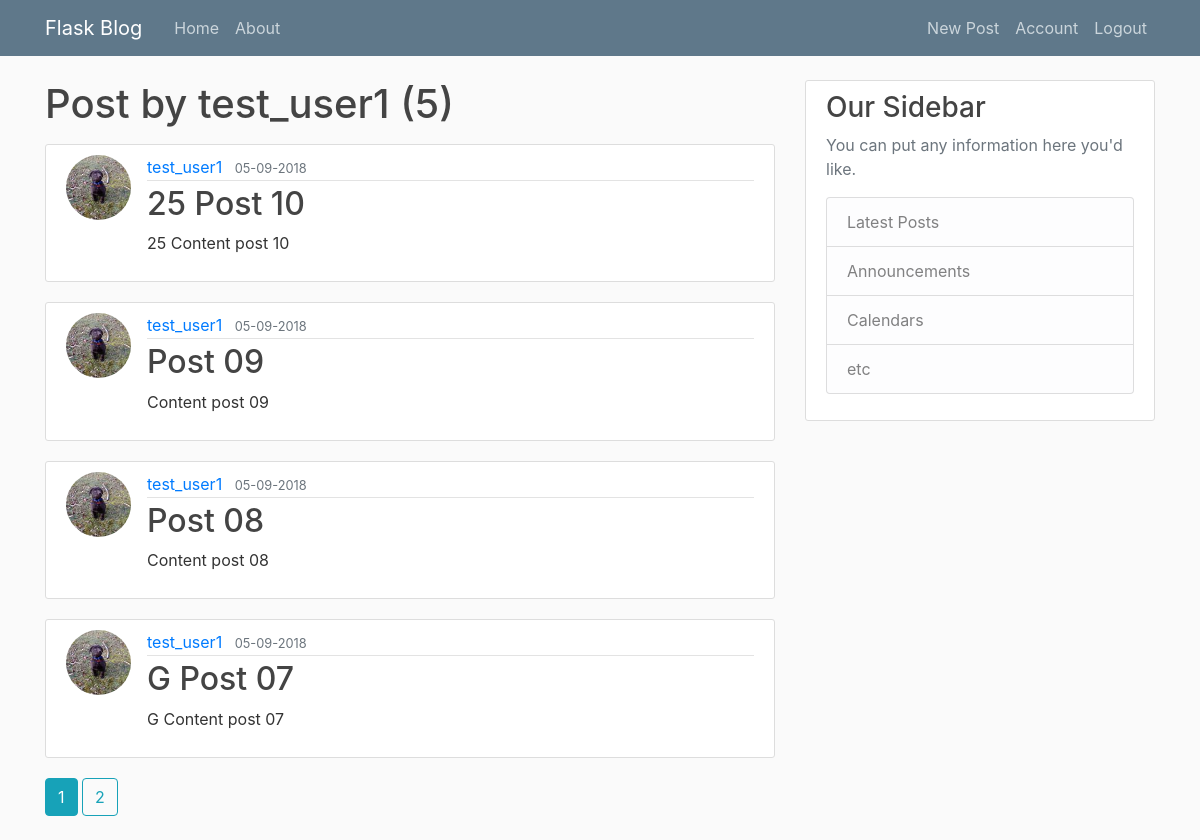
Screenshot of /user/test_user1 (signed in) with the database file from the repository.
### flaskblog/models.py (models this page shows, shortened)
class User(db.Model, UserMixin):
    id = db.Column(db.Integer, primary_key=True)
    username = db.Column(db.String(20), unique=True, nullable=False)
    email = db.Column(db.String(120), unique=True, nullable=False)
    image_file = db.Column(db.String(20), nullable=False, default='default.jpg')
    password = db.Column(db.String(60), nullable=False)
    posts = db.relationship('Post', backref='author', lazy=True)

class Post(db.Model):
    id = db.Column(db.Integer, primary_key=True)
    title = db.Column(db.String(100), nullable=False)
    date_posted = db.Column(db.DateTime, nullable=False, default=datetime.utcnow)
    content = db.Column(db.Text, nullable=False)
    user_id = db.Column(db.Integer, db.ForeignKey('user.id'), nullable=False)

### flaskblog/users/routes.py (the view)
@users.route("/user/<string:username>")
def user_posts(username):
    page = request.args.get('page', 1, type=int)
    user = User.query.filter_by(username=username).first_or_404()
    posts = Post.query.filter_by(author=user)\
        .order_by(Post.date_posted.desc())\
        .paginate(page=page, per_page=4)
    return render_template('user_posts.html', posts=posts, user=user)

### flaskblog/models.py (called while the page is built)
@login_manager.user_loader
def load_user(user_id):
    return User.query.get(int(user_id))

### flaskblog/templates/user_posts.html
{% extends "layout.html" %}
{% block content %}
    <h1 class="mb-3">Post by {{ user.username }} ({{ posts.total }}) </h1>
    {% for post in posts.items %}
    <article class="media content-section">
        <img class="rounded-circle article-img" src="{{ url_for('static', filename='img/' + post.author.image_file) }}">
        <div class="media-body">
            <div class="article-metadata">
                <a class="mr-2" href="{{ url_for('users.user_posts', username=post.author.username) }}">{{ post.author.username }}</a>
                <small class="text-muted">{{ post.date_posted.strftime('%d-%m-%Y') }}</small>
            </div>
            <h2><a class="article-title" href="{{ url_for('posts.post', post_id=post.id) }} ">{{ post.title }}</a></h2>
            <p class="article-content">{{ post.content }}</p>
        </div>
    </article>
    {% endfor %}
    {% for page_num in posts.iter_pages(left_edge=1, right_edge=1, left_current=1, right_current=2) %}
        {% if page_num %}
            {% if posts.page == page_num %}
                <a class="btn btn-info mb-4" href="{{ url_for('users.user_posts', username=user.username, page=page_num) }}">{{ page_num }}</a>
            {% else %}
                <a class="btn btn-outline-info mb-4" href="{{ url_for('users.user_posts', username=user.username, page=page_num) }}">{{ page_num }}</a>
            {% endif %}
        {% else %}
            ...
        {% endif %}
    {% endfor %}
{% endblock content %}

### flaskblog/static/main.css (style rules this page uses)
body { background: #fafafa; color: #333333; margin-top: 5rem; }
h1, h2, h3, h4, h5, h6 { color: #444444; }
.content-section { background: #ffffff; padding: 10px 20px; border: 1px solid #dddddd; border-radius: 3px; margin-bottom: 20px; }
.article-title { color: #444444; }
.article-content { white-space: pre-line; }
.article-img { height: 65px; width: 65px; margin-right: 16px; }
.article-metadata { padding-bottom: 1px; margin-bottom: 4px; border-bottom: 1px solid #e3e3e3 }

### rows the page displays
User: username "test_user1"
Post: image_file (picture), author.username "test_user1", date_posted "05-09-2018", title "25 Post 10", content "25 Content post 10"
Post: image_file (picture), author.username "test_user1", date_posted "05-09-2018", title "Post 09", content "Content post 09"
Post: image_file (picture), author.username "test_user1", date_posted "05-09-2018", title "Post 08", content "Content post 08"
Post: image_file (picture), author.username "test_user1", date_posted "05-09-2018", title "G Post 07", content "G Content post 07"

### other values shown
{{ posts.total }} "5"
{{ page_num }} "1"
{{ page_num }} "2"
